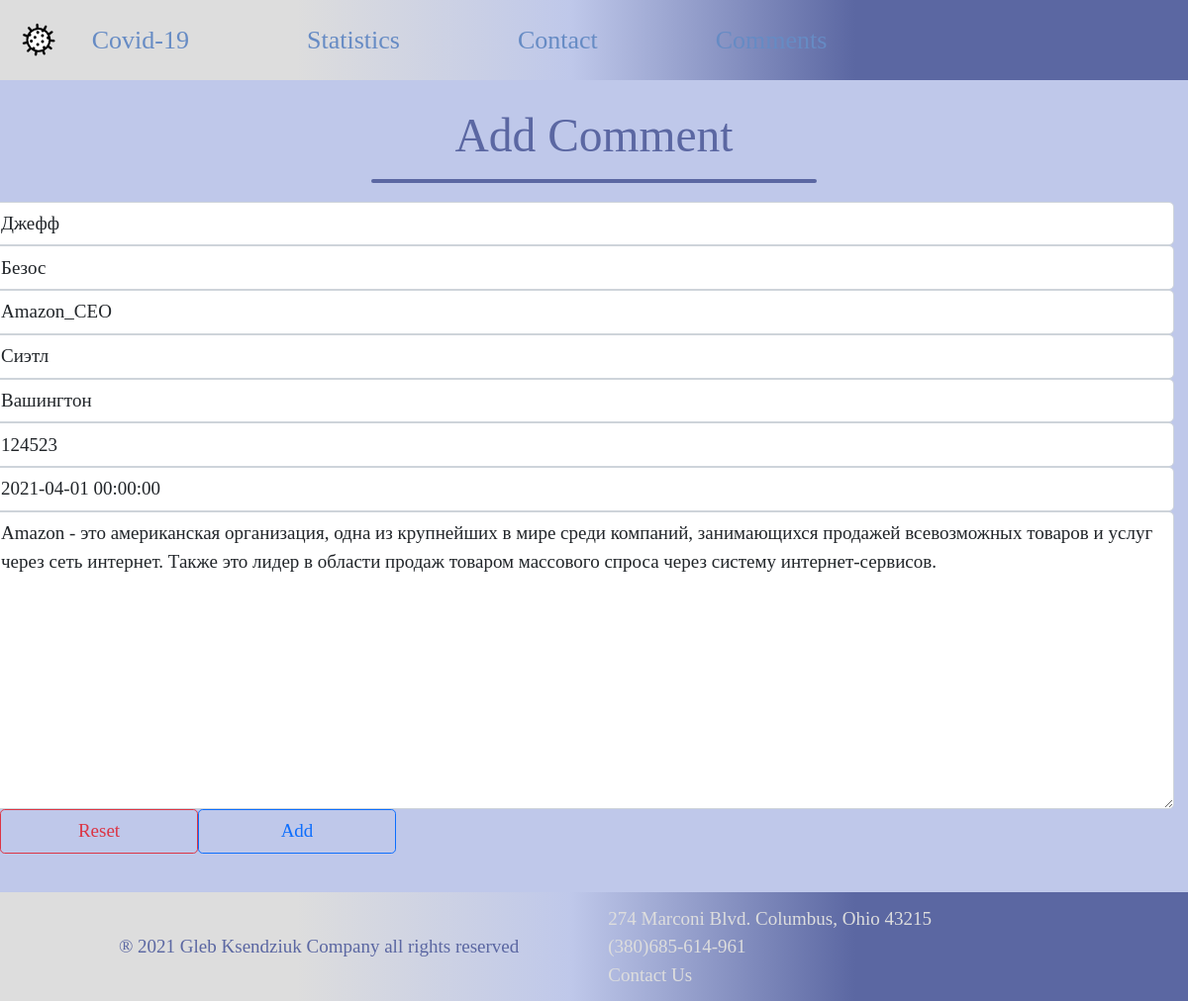
The page /comments/4/update on the database its author committed.
### covid/models.py (models this page shows, shortened)
class Article(models.Model):
    first_name = models.CharField('Имя', max_length=50)
    last_name = models.CharField('Фамилия', max_length=70)
    username = models.CharField('Псевдоним', max_length=50)
    city = models.CharField('Город', max_length=70)
    state = models.CharField('Штат', max_length=50)
    zip = models.CharField('Zip-code', max_length=50)
    comment = models.TextField('Комментарий')
    date = models.DateTimeField('Дата комментария')
    class Meta:
        verbose_name = 'Комментарий'
        verbose_name_plural = 'Комментарии'

### covid/views.py (the view)
# urls.py: path('comments/<int:pk>/update',views.CommentsUpdateView.as_view(),name='commencts_update'),
class CommentsUpdateView(UpdateView):
    model = Article
    template_name = 'covid/contact.html'
    context_object_name = 'article'
    form_class = ArticleForm

### covid/templates/covid/contact.html (shortened to what this page needs)
{% extends 'covid/base.html' %}
{% block body %}
    <div>
        <h1 class="d-flex justify-content-center pb-1 pt-4">Add Comment</h1>
        <div class="purple mb-3"></div>
        <form class="row w-100 needs-validation" novalidate method="post">
            {{ form.first_name }}
            {{ form.last_name }}
            {{ form.username }}
            {{ form.city }}
            {{ form.state }}
            {{ form.zip }}
            {{ form.date }}
            {{ form.comment }}
            <div class="col-2">
                <button type="reset" class="btn btn-outline-danger" tabindex="7" type="reset">Reset</button>
            </div>
            <div class="col-2">
                <button type="submit" class="btn btn-outline-primary" tabindex="8" value="Submit">Add</button>
            </div>
    </div>
{% endblock body %}

### core/static/css/style.css (style rules this page uses)
* { font-family: "Banny Bold Round"; color: #5b67a2; font-size: 19px; }
body { background-color: rgba(191, 200, 234, 1); }
.purple { margin: 0 auto; width: 450px; height: 4px; border-radius: 8px; background-color: rgba(91, 103, 162, 1); }
button { width: 200px; border-radius: 8px; border: 1px solid rgba(91, 103, 162, 1); margin-bottom: 30px; text-align: center; }

### rows shown on the page
Article: first_name "Джефф", last_name "Безос", username "Amazon_CEO", city "Сиэтл", state "Вашингтон", zip "124523", date "2021-04-01 00:00:00", comment "Amazon - это американская организация, одна из крупнейших в мире среди компаний, занимающихся продажей всевозможных товаров и услуг через сеть интернет. Также это лидер в области продаж товаром массового спроса через систему интернет-сервисов."
